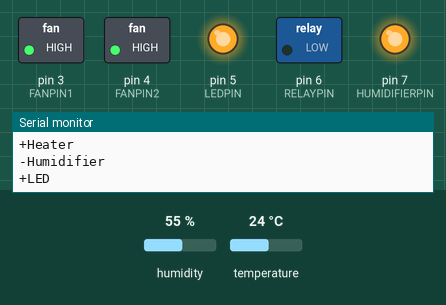
Bench run of a sketch on a simulated Arduino Uno, built with avr-gcc and run on an emulated ATmega328P. On the bench: switched loads named in the sketch (green lamp = pin HIGH), output pins drawn as LEDs (lit = HIGH), the last lines printed to the serial monitor. The inputs (shaded band) are chosen by the test bench; at power-on: humidity 55 %, temperature 24 °C. Pins used as bus, display or sensor lines are not drawn.

Above: at 3.8 s.
3.9 s: humidity set to 49 %
At 6.4 s:
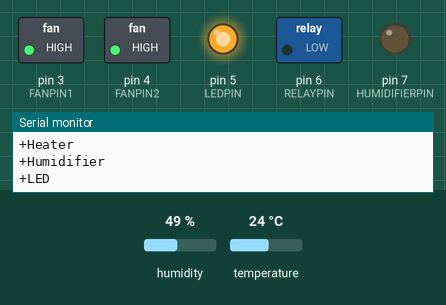
6.8 s: temperature set to 36 °C
9.7 s: temperature set to 39 °C
At 11.7 s:
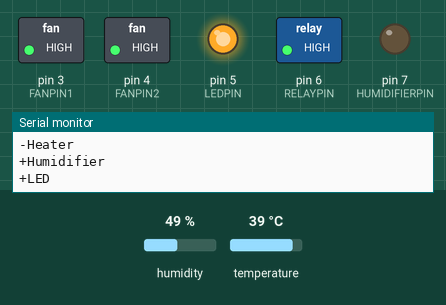
12.6 s: humidity set to 68 %
At 14.3 s:
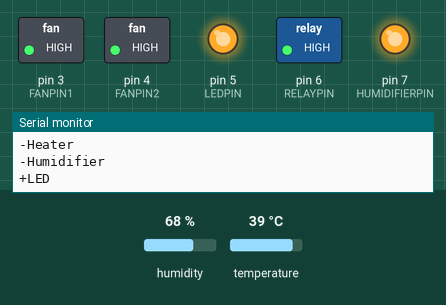
15.5 s: humidity set to 22 %
At 18.1 s:
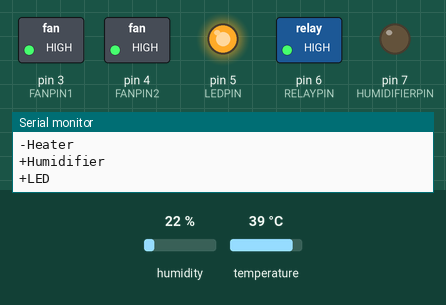
18.7 s: humidity set to 88 %
At 20.7 s:
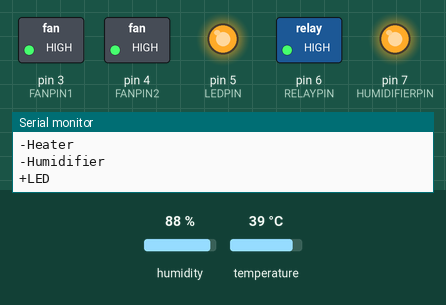
Timing chart, 0 to 22.2 s (numbered marks = the images above; inputs shaded):
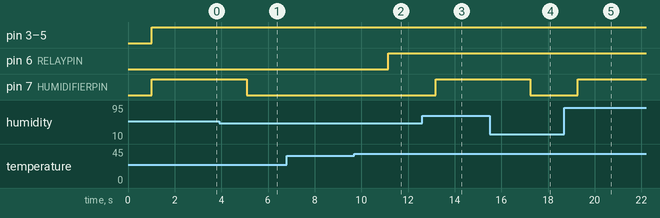

The sketch:

Temperature_Humidity_Sensor.ino
```cpp
#include <DHT.h>

#define TEMPBREAKPOINT 37

#define DHTPIN 2 //The digital pin that the thermometer is connected to
#define FANPIN1 3
#define FANPIN2 4
#define LEDPIN 5
#define RELAYPIN 6
#define HUMIDIFIERPIN 7
#define POWERPIN 9
#define POWERPIN2 10


#define DHTTYPE DHT11

DHT dht(DHTPIN, DHTTYPE);


void setup() {

  Serial.begin(9600);
  Serial.println("DHT Test!");

  dht.begin();

  pinMode(RELAYPIN, OUTPUT);
  pinMode(FANPIN1, OUTPUT);
  pinMode(FANPIN2, OUTPUT);
  pinMode(LEDPIN, OUTPUT);
  pinMode(HUMIDIFIERPIN, OUTPUT);
  pinMode(POWERPIN, OUTPUT);
  pinMode(POWERPIN2, OUTPUT);
}

void loop() {

  delay(1000);

  float t = dht.readTemperature();
  float h = dht.readHumidity();
  //float f = dht.readTemperature(true);

  if (isnan(h) || isnan(t))
  {
    Serial.println("Failed to read from DHT sensor!");
  }


  Serial.print("Temperature: ");
  Serial.print(t);
  Serial.print("*C\t");
  Serial.print("Humidity: ");
  Serial.print(h);
  Serial.println("%");

  //Heater Switch
  if (t <= 37)
  {
    Serial.println("+Heater");
    digitalWrite(RELAYPIN, LOW);
  }
  else
  {
    Serial.println("-Heater");
    digitalWrite(RELAYPIN, HIGH);
  }

  if (h <= 50)
  {
    Serial.println("+Humidifier");
    digitalWrite(HUMIDIFIERPIN, LOW);
  }

  else
  {
    Serial.println("-Humidifier");
    digitalWrite(HUMIDIFIERPIN, HIGH);
  }

  digitalWrite(LEDPIN, HIGH);
  Serial.println("+LED");
  digitalWrite(FANPIN1, HIGH);
  digitalWrite(FANPIN2, HIGH);
  digitalWrite(POWERPIN, HIGH);
  digitalWrite(POWERPIN2, HIGH);


}
```

Measured:
- the behaviour switches between 51 and 50 % on humidity (found by bisection; images 0 and 1)
- the behaviour switches between 37 and 38 °C on temperature (found by bisection; images 1 and 2)
- after the input at 3.9 s, pin 7 (HUMIDIFIERPIN): HIGH → LOW after 1.2 s
- after the input at 9.7 s, pin 6 (RELAYPIN): LOW → HIGH after 1.5 s
- after the input at 12.6 s, pin 7 (HUMIDIFIERPIN): LOW → HIGH after 0.59 s
- after the input at 15.5 s, pin 7 (HUMIDIFIERPIN): HIGH → LOW after 1.7 s
- after the input at 18.7 s, pin 7 (HUMIDIFIERPIN): LOW → HIGH after 0.57 s
